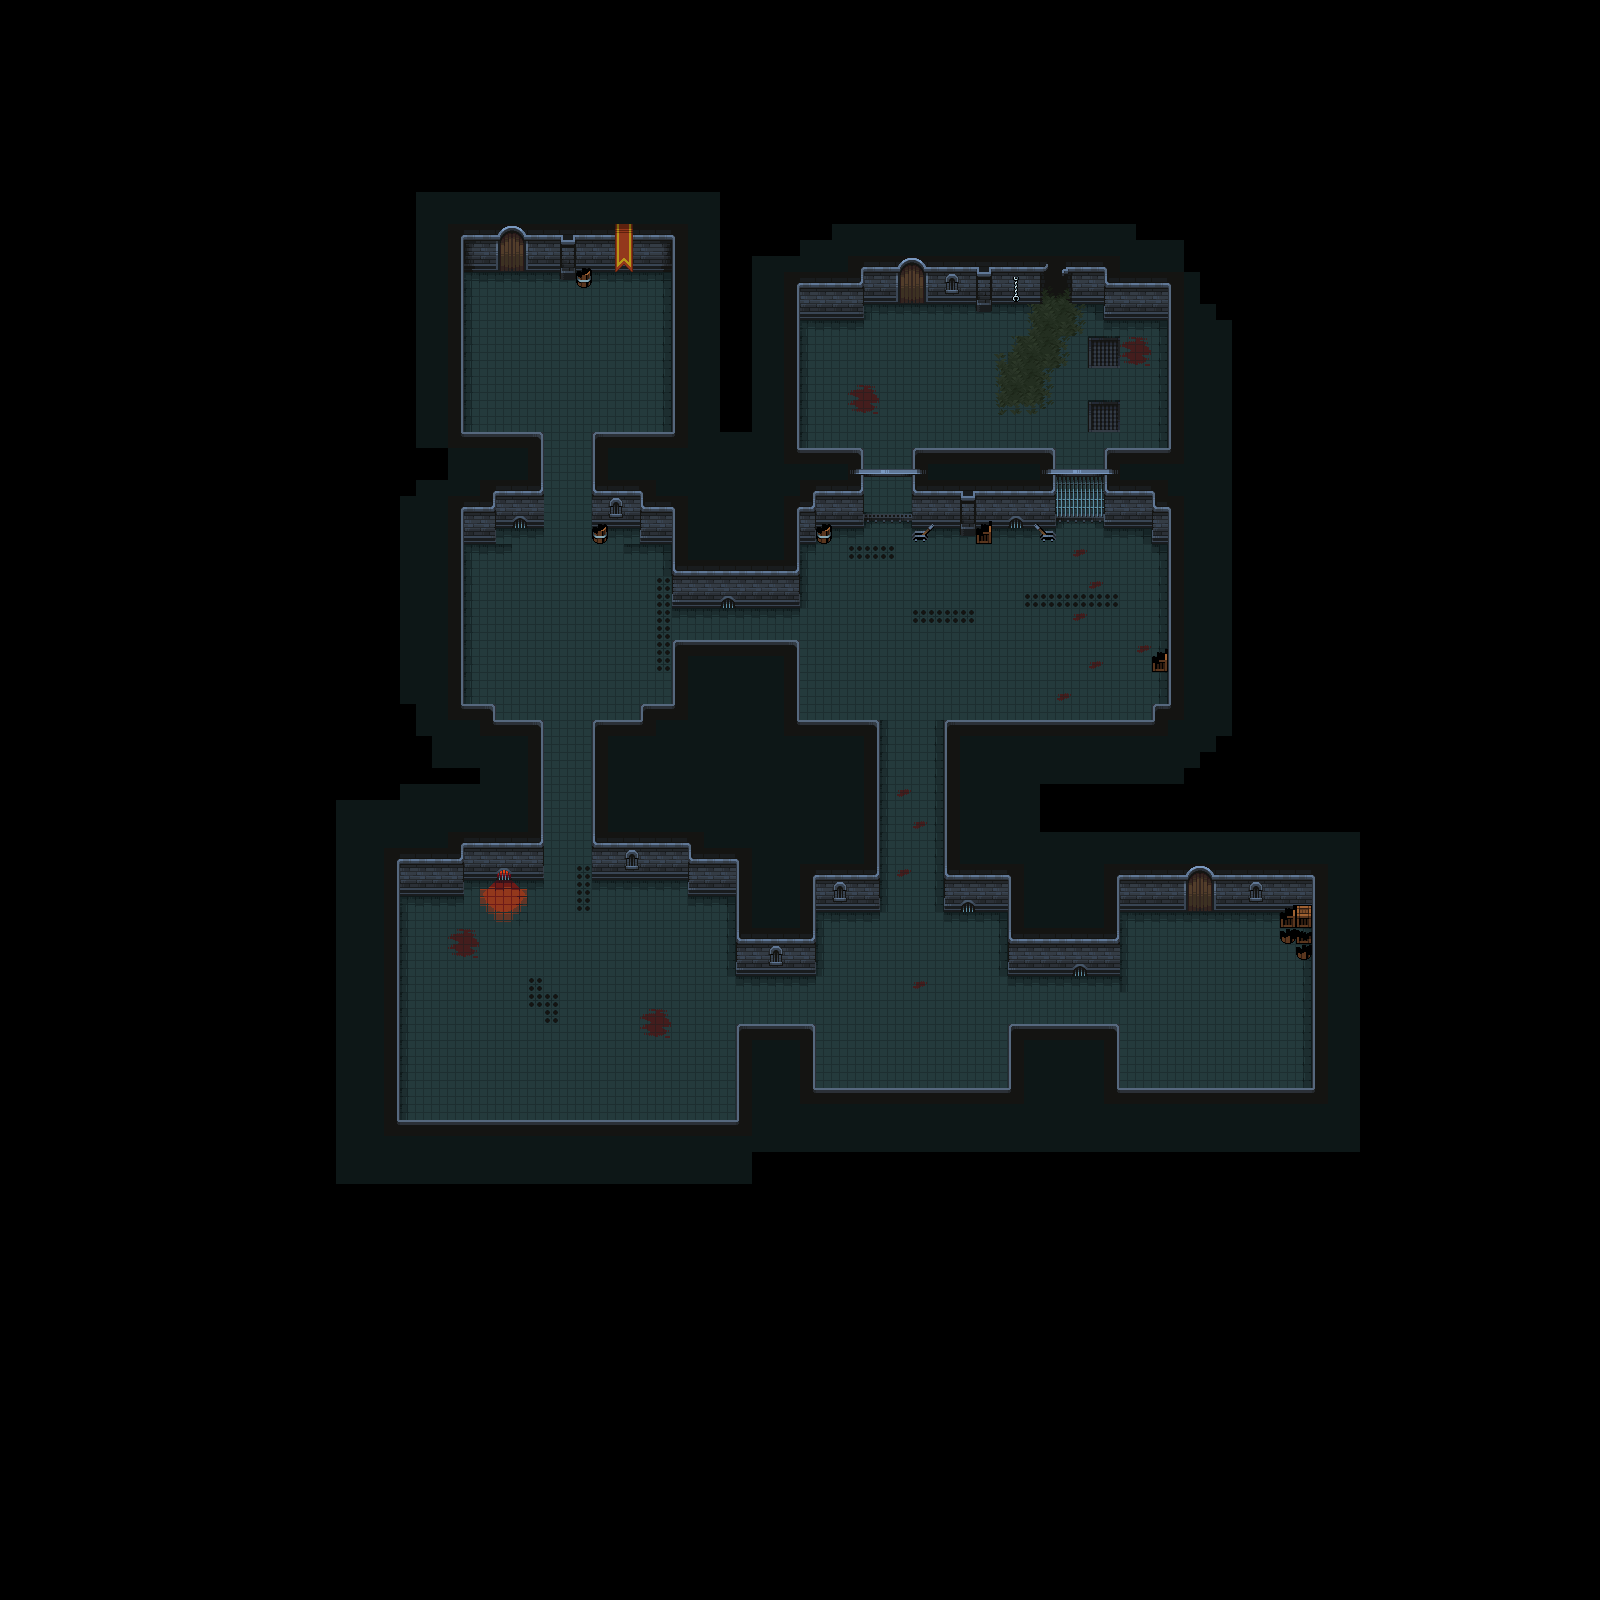

The image is a tile-based game level rendered from a .tmx file. Its description and source (layers, tilesets, objects; grid data summarised) follow:
An orthogonal 100x100 tile map with 16x16 px tiles, 6 tile layers (ground, Decoration, boundary, wall, ...), 4 tilesets.

<map version="1.10" tiledversion="1.12.2" orientation="orthogonal" renderorder="right-down" width="100" height="100" tilewidth="16" tileheight="16" infinite="0" nextlayerid="7" nextobjectid="1">
 <tileset firstgid="1" source="../Tileset/Tilesets/Dungeon_Tiles.tsx" />
 <tileset firstgid="626" source="../Tileset/Dungeon/Dungeon_Tiles.tsx" />
 <tileset firstgid="1251" source="../Tileset/Furniture/Furniture.tsx" />
 <tileset firstgid="3951" source="../Tileset/Dungeon/Dungeon_Props.tsx" />
 <layer id="2" name="ground" width="100" height="100">
  <data>[10000 cells, 1960 non-empty, 19 distinct tile ids]</data>
 </layer>
 <layer id="6" name="Decoration" width="100" height="100">
  <data>[10000 cells, 70 non-empty, 26 distinct tile ids]</data>
 </layer>
 <layer id="5" name="boundary" width="100" height="100" locked="1" opacity="0.87" tintcolor="#131311">
  <data>[10000 cells, 1035 non-empty, 1 distinct tile ids]</data>
 </layer>
 <layer id="1" name="wall" width="100" height="100">
  <data>[10000 cells, 2197 non-empty, 47 distinct tile ids]</data>
 </layer>
 <layer id="4" name="Decoration2" width="100" height="100">
  <data>[10000 cells, 39 non-empty, 19 distinct tile ids]</data>
 </layer>
 <layer id="3" name="door" width="100" height="100">
  <data>[10000 cells, 32 non-empty, 17 distinct tile ids]</data>
 </layer>
</map>
